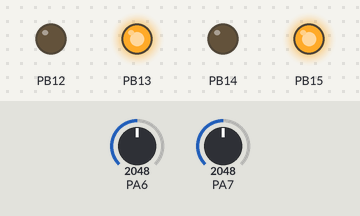
The sketch below on a simulated STM32 Blue Pill. Parts: output pins drawn as LEDs (lit = HIGH). Inputs (shaded band) come from the test bench; at power-on: PA6 = 2048, PA7 = 2048.

Above: at 1.2 s.
1.3 s: PA6 set to 2452
2.8 s: PA6 set to 2574
At 4.0 s:
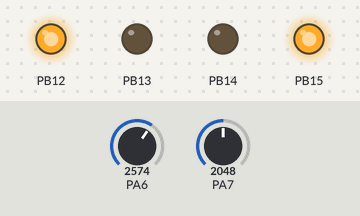
4.3 s: PA7 set to 2448
5.8 s: PA7 set to 2570
At 6.2 s:
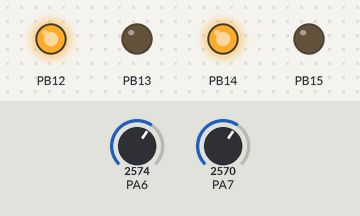
7.3 s: PA6 set to 2047
At 8.5 s:
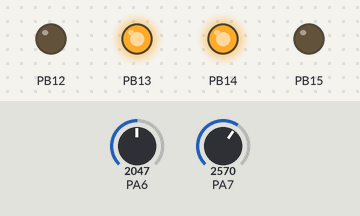
8.8 s: PA7 set to 60
At 9.7 s:
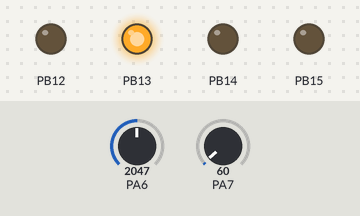
Timing chart, 0 to 11.3 s (numbered marks = the images above; inputs shaded):
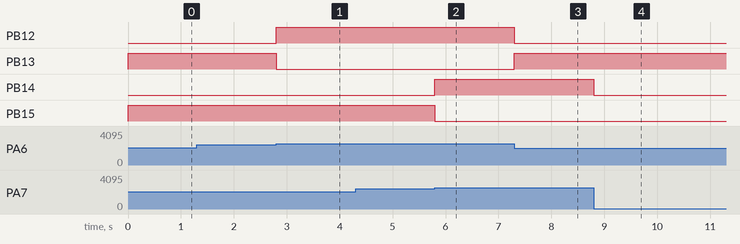

Measured:
- the behaviour switches between 2500 and 2501 on PA6 (found by bisection; images 0 and 1)
- the behaviour switches between 2500 and 2501 on PA7 (found by bisection; images 1 and 2)
- after the input at 1.3 s, every drawn part: stays the same
- after the input at 2.8 s, PB12: LOW → HIGH at once; PB13: HIGH → LOW at once
- after the input at 4.3 s, every drawn part: stays the same
- after the input at 5.8 s, PB14: LOW → HIGH at once; PB15: HIGH → LOW at once
- after the input at 7.3 s, PB12: HIGH → LOW at once; PB13: LOW → HIGH at once
- after the input at 8.8 s, PB14: HIGH → LOW at once

The sketch:

Seat_controller.ino
```cpp
#define MID 2500
void setup() {
  pinMode(PB12,OUTPUT);
  pinMode(PB13,OUTPUT);
  pinMode(PB14,OUTPUT);
  pinMode(PB15,OUTPUT);
  pinMode(PA6,INPUT_ANALOG);
  pinMode(PA7,INPUT_ANALOG);
}

void loop() {
  //SWITCH 1
  int a,b;
  a=analogRead(PA6);
  b=analogRead(PA7);
  if (a>MID)
  {
    digitalWrite(PB13,LOW);
    digitalWrite(PB12,HIGH);
  }
  else if (a<MID&&a>100)
  {
    digitalWrite(PB12,LOW);
    digitalWrite(PB13,HIGH);
  }
  else if (a<100)
  {
    digitalWrite(PB12,LOW);
    digitalWrite(PB13,LOW);
  }
  //SWITCH 2
  if (b>MID)
  {
    digitalWrite(PB15,LOW);
    digitalWrite(PB14,HIGH);
  }
  else if (b<MID&&b>100)
  {
    digitalWrite(PB14,LOW);
    digitalWrite(PB15,HIGH);
  }
  else if (b<100)
  {
    digitalWrite(PB14,LOW);
    digitalWrite(PB15,LOW);
  }
}
```
